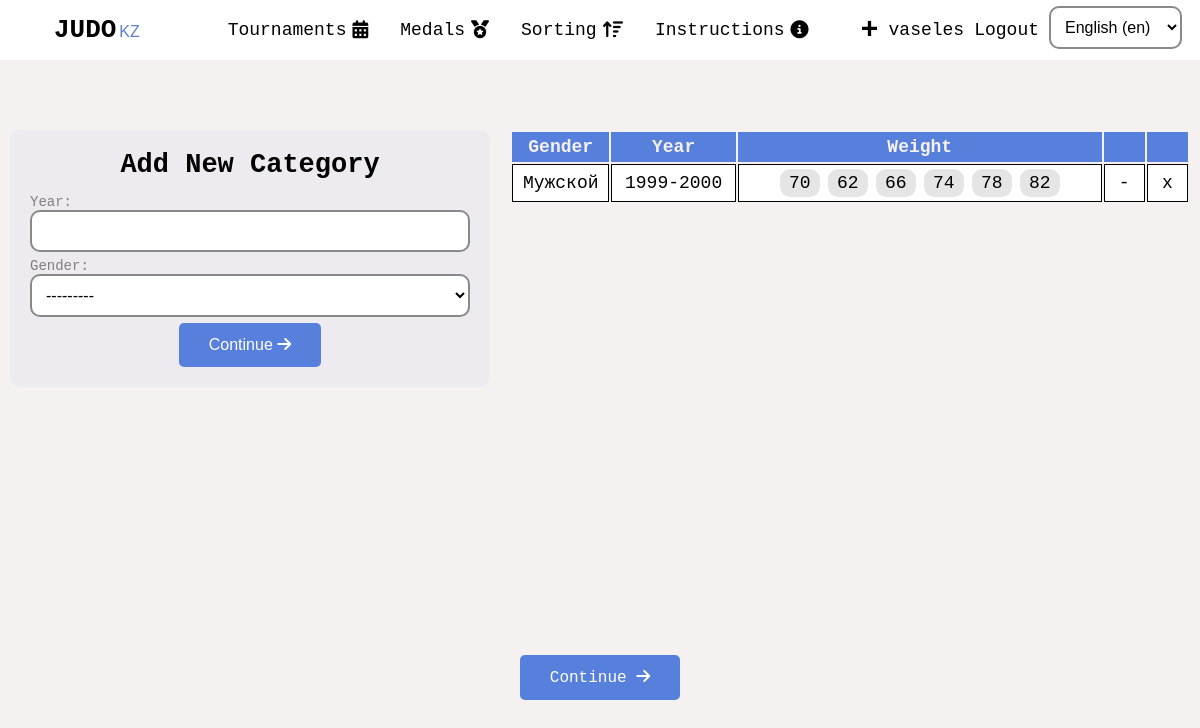
The app's page /en/tournaments/weight-categories/grant-pri-the-best-xxi-2023-may (signed in), older data.
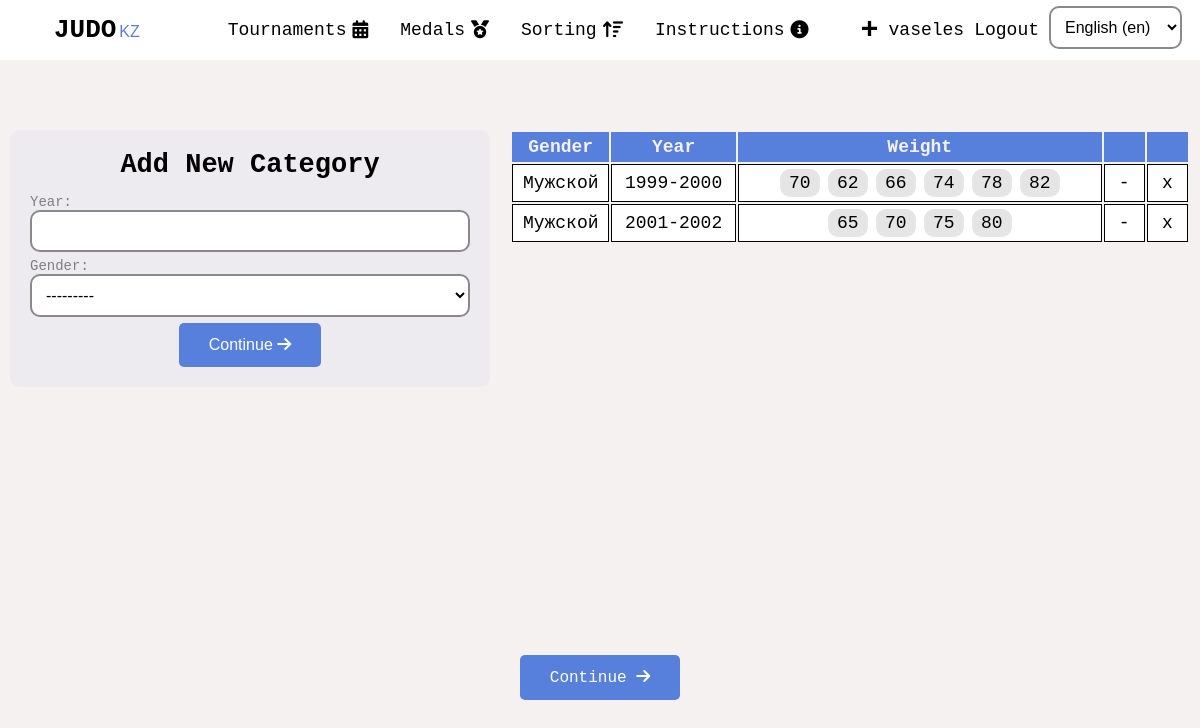
The same page, newer data.
### base/models.py (models this page shows, shortened)
class WeightCategory(models.Model):
   GENDER = (
      ('Мужской', 'Мужской'),
      ('Женский', 'Женский')
   )
   tournament = models.ForeignKey(Tournament, on_delete=models.CASCADE, blank=True)
   weight = models.ManyToManyField(Weight, default=[])
   year = models.CharField(max_length=20, blank=True)
   gender = models.CharField(max_length=20, blank=True, choices=GENDER)

class Weight(models.Model):
   name = models.CharField(max_length=10)
   participants = models.ManyToManyField(Participant, default=[], blank=True)

### base/views/tournaments.py (the view, shortened to what this page needs)
# urls.py: path('tournaments/weight-categories/<str:slug>', tournaments.weight_categories, name='weight_categories'),
@login_required(login_url='base:login')
def weight_categories(request, slug):
   tournament = Tournament.objects.get(slug=slug)
   weight_categories = WeightCategory.objects.filter(tournament=tournament)
   form = WeightCategoryForm()
   context = {
      'weight_categories': weight_categories,
      'form': form,
      'tournament': tournament
   }
   return render(request, 'base/tournaments/weight_categories.html', context)

### base/forms.py
class WeightCategoryForm(ModelForm):
   class Meta:
      model = WeightCategory
      fields = [
               'year',
               'gender',
            ]

### base/templates/base/tournaments/weight_categories.html (shortened to what this page needs)
{% include 'main.html' %}
{% load static i18n %}
{% block title %}
   <link rel="stylesheet" href="{% static 'css/tournaments/weight_categories.css' %}">
{% endblock title %}
{% block content %}
   <div class="categories">
      <form method="POST" class="create__tournament">
         <h2>{% trans 'Add New Category' %}</h2>
         {% for field in form  %}
            <div class = "form__component">
               {{ field.label_tag }} {{ field }}
            </div>
         {% endfor %}
         <button type="submit" class="btn btn-primary" id="button">Continue <i class="fa-solid fa-arrow-right"></i></button>
      </form>
      <table class="show__all__categories">
         <thead>
            <tr class="table__head">
               <th>{% trans 'Gender' %}</th>
               <th scope="col">{% trans 'Year' %}</th>
               <th scope="col">{% trans 'Weight' %}</th>
               <th scope="col"></th>
               <th scope="col"></th>
            </tr>
         </thead>
         <tbody>
         {% for category in weight_categories  %}
               <tr class="candidates-list">
                  <td><a href="">{{category.gender}}</a></td>
                  <td scope="col"><a href="">{{category.year}}</a></td>
                  <td scope="col" class="weights_col">
                     {% for weight in category.weight.all %}
                        <span class="one__weight">
                           {{weight.name}}
                        </span>
                     {% endfor %}
                  </td>
                  <td scope="col" class="td_delete"><a href="{% url 'base:weight_category_weight' tournament.slug category.id %}" class="">-</a></td>
                  <td scope="col" class="td_delete"><a href="{% url 'base:weight_categories_delete' tournament.slug category.id %}" >x</a></td>
               </tr>
         {% endfor %}
         </tbody>
      </table>
      <a
      class="btn btn--continue"
      href="{% url 'base:show_tournaments' %}"
      >
         Continue <i class="fa-solid fa-arrow-right"></i>
      </a>
   </div>
{% endblock content %}

### templates/main.html (shortened to what this page needs)
<!DOCTYPE html>
{% load static %}
<html lang="en">
<head>
   <link rel="stylesheet" href="{% static 'css/styles.css' %}">
   <link rel="stylesheet" href="{% static 'css/footer.css' %}">
</head>
<body>
        {% include 'header.html' %}
    </body>
</html>

### templates/header.html (shortened to what this page needs)
{% load static i18n  %}
<header>
   <a href="/" class="link-logo">
      <b>JUDO</b>
      <span>
         <span>KZ</span>
      </span>
   </a>
   <div class="header__center">
      <a href="{% url "base:show_tournaments" %}" class="link">
         {% trans 'Tournaments' %}
         <i class="fa-solid fa-calendar-days"></i>
      </a>
      <a href="{% url "base:medals" %}" class="link">
         {% trans 'Medals' %}
         <i class="fa-solid fa-medal"></i>
      </a>
      <a href="{% url "base:sorting" %}" class="link">
         {% trans 'Sorting' %}
         <i class="fa-solid fa-arrow-up-wide-short"></i>
      </a>
      <a href="{% url "base:instructions" %}" class="link">
         {% trans 'Instructions' %}
         <i class="fa-solid fa-circle-info"></i>
      </a>
   </div>
   <div class="header__right">
      {% if request.user.is_authenticated  %}
      {% if request.user.profile.userType == 'Админ' or request.user.profile.userType == 'Секретарь' or request.user.is_superuser %}
         <a href="{% url "base:create_tournamets" %}" class="link"
         style="font-size: 30px; font-weight: bold;">
            +
         </a>
      {% endif %}
   <a href="{% url 'base:show_profile' request.user.username %}" class="link">{{request.user.username}}</a>
   <a href="{% url 'base:logout' %}" class="link">
      {% trans 'Logout' %}
   </a>
{% else %}
   <a href="{% url 'base:registration' %}" class="link">{% trans 'Registration' %}</a>
   <a href="{% url 'base:login' %}" class="link">{% trans 'Login' %}</a>
{% endif %}
<form action="{% url 'set_language' %}" method="post" id="LanguageForm">{% csrf_token %}
   <select name="language" id="changeLanguage" >
       {% get_current_language as LANGUAGE_CODE %}
       {% get_available_languages as LANGUAGES %}
       {% get_language_info_list for LANGUAGES as languages %}
       {% for language in languages %}
           <option value="{{ language.code }}"{% if language.code == LANGUAGE_CODE %}
                   selected{% endif %}>
               {{ language.name_local }} ({{ language.code }})
           </option>
       {% endfor %}
   </select>
</form>
   </div>
</header>

### static/css/styles.css (style rules this page uses)
* { box-sizing: border-box; padding: 0; margin: 0; text-decoration: none; outline: none; }
body { background-color: var(--white); color: var(--black); font-size: 18px; font-family: monospace; overflow-x: hidden; }
header { display: flex; justify-content: space-around; align-items: center; width: 100%; height: 60px; background-color: #fff; z-index: 1000; }
.header__center { display: flex; justify-content: center; align-items: center; }
.header__center a { display: flex; justify-content: center; align-items: center; gap: 6px; transition: all .3s linear; height: 100%; padding: 22px 16px; border-radius: 0 0 5px 5px; }
.header__right { display: flex; justify-content: center; align-items: center; gap: 10px }
#changeLanguage { font-size: 16px; transition: all .3s linear; cursor: pointer; }
#changeLanguage option { cursor: pointer; }
.btn { font-size: 16px; padding: 13px 30px 13px; cursor: pointer; border: none; position: relative; background-color: rgba(0, 0, 0, 0); user-select: none; -webkit-user-select: none; touch-action: manipulation; background-color: var(--lightblue); color: white; border-radius: 5px; transition: all .3s linear; }
a { color: black }
.link { text-decoration: none; color: var(--black); transition: all .3s linear }
.link-logo { color: black; margin-left: 3vw; margin-right: 3vw }
.link-logo b { font-weight: bold; font-size: 26px; }
.link-logo span { font-size: 16px; margin-left: -4px; color: #5f80cd ; font-family:'Lucida Sans', 'Lucida Sans Regular', 'Lucida Grande', 'Lucida Sans Unicode', Geneva, Verdana, sans-serif; }
.form__component { display: flex; justify-content: center; align-items: start; flex-direction: column; width: 100%; }
.form__component label { font-size: 14px; color: rgb(20,20,20,.5); transition: all .3s linear; }
.form__component input, select, textarea { width: 100%; padding: 10px 10px; font-size: 16px; margin-bottom: 6px; min-width: 100%; background-color: #fff; border: 2px solid rgb(20,20,20,.5); border-radius: 10px; transition: all .3s linear; }
.form__component:focus input, label { border-color: #202020; }

### static/css/tournaments/weight_categories.css (style rules this page uses)
.categories { display: flex; justify-content: center; align-items: flex-start; width: 100%; padding: 10px; margin-top: 5%; gap: 20px; }
.create__tournament { width: 40%; }
table { width: 60%; }
.create__tournament { display: flex; justify-content: center; align-items: center; width: 100%; flex-direction: column; background-color: rgba(87, 127, 220, 0.06); max-width: 480px; padding: 20px; border-radius: 10px; }
.create__tournament h2 { margin-bottom: 14px; }
.table__head { background-color: var(--lightblue); color: var(--white); }
.table__head th { padding: 5px ; }
.candidates-list { background-color: #fff; }
td { text-align: center; border: 1px solid black; }
.td_delete { transition: all .3s linear; padding: 0; }
.td_delete a { display: flex; justify-content: center; align-items: center; flex-direction: column; color: var(--black); width: 100%; min-width: 100%; max-width: 100%; height: 100%; min-height: 20px; max-height: 100%; padding: 5px 10px; }
.btn--continue { position: fixed; bottom: 100px; z-index: 10; }
.one__weight { padding: 4px 10px; background-color: rgb(0,0,0,.1); border-radius: 10px; display: flex; justify-content: center; align-items: center; gap: 10px; transition: all .3s linear; color: black; margin: 4px; }
.weights_col { display: flex; justify-content: center; align-items: center; flex-wrap: wrap; }
.weights_col span { width: 100%; text-align: center; max-width: 40px; }

### static/css/variables.css (style rules this page uses)
:root { --white: #F6F1F1; --lightblue: #577fdc; --gold: #FBD46D; --black: #000000; }

Row changes from the older to the newer data that the page shows:
added WeightCategory: gender "Мужской", year "2001-2002"
added Weight: name "65", shown under "Мужской"
added Weight: name "70", shown under "Мужской"
added Weight: name "75", shown under "Мужской"
added Weight: name "80", shown under "Мужской"
